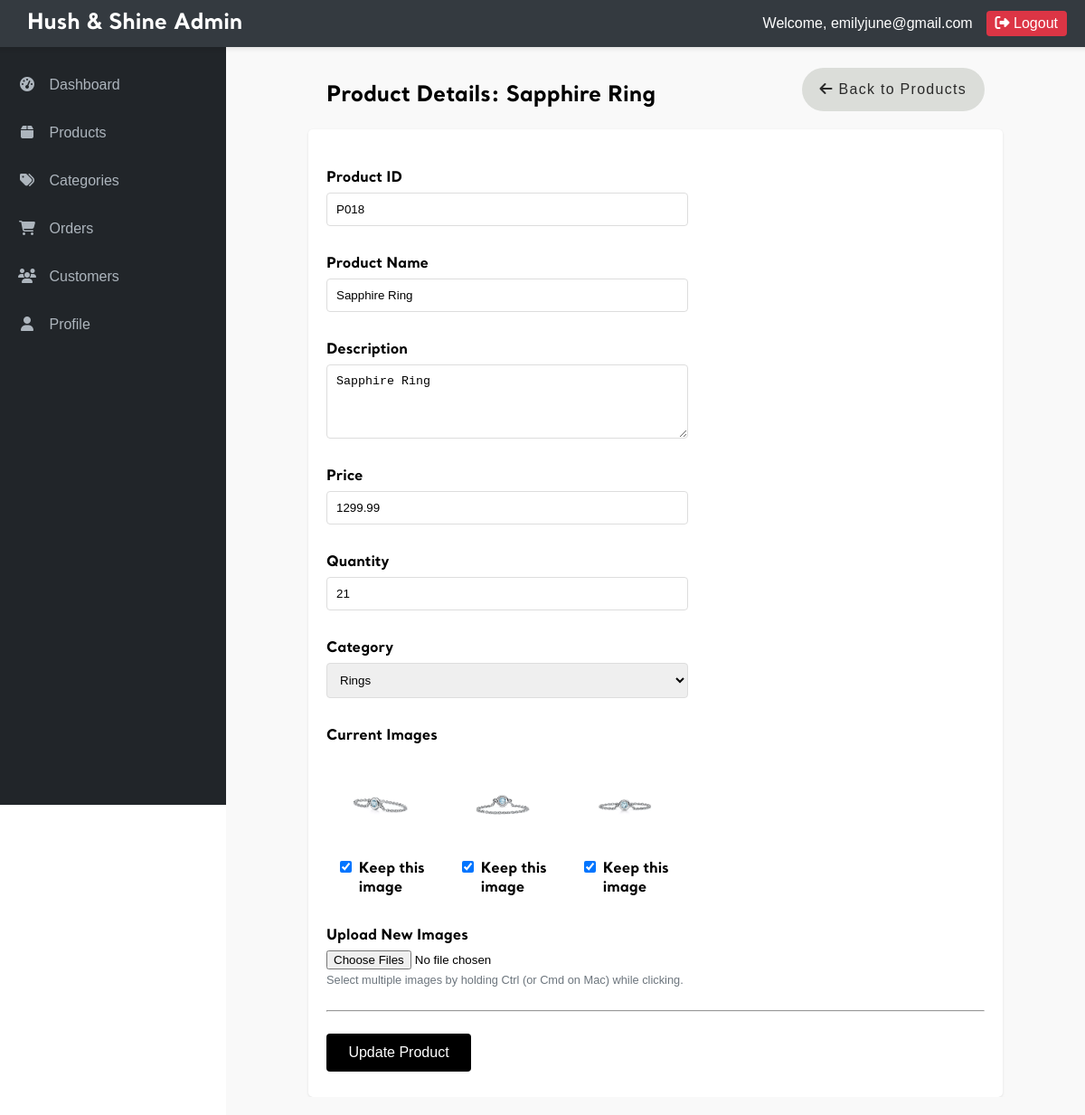
/admin/view_product.php?id=P018 (signed in), run on the app's committed database.
### tables this page shows
CREATE TABLE `product` (
  `prod_id` char(4) NOT NULL,
  `prod_name` varchar(100) NOT NULL,
  `prod_desc` varchar(200) NOT NULL,
  `price` double(7,2) NOT NULL,
  `quantity` int(4) NOT NULL,
  `cat_id` char(4) NOT NULL,
  `image` varchar(100) NOT NULL
);

CREATE TABLE `category` (
  `cat_id` varchar(4) NOT NULL,
  `cat_name` varchar(50) NOT NULL,
  `material_type` varchar(100) NOT NULL
);

### admin/view_product.php (the view, shortened to what this page needs)
<?php
require_once '../_base.php';
include '../_head.php';
$prod_id = $_GET['id'] ?? null;
try {
    $stmt = $_db->prepare("SELECT * FROM product WHERE prod_id = ?");
    $stmt->execute([$prod_id]);
    $product = $stmt->fetch(PDO::FETCH_ASSOC);
    $stmt = $_db->query("SELECT * FROM category ORDER BY cat_name");
    $categories = $stmt->fetchAll(PDO::FETCH_ASSOC);
    $images = [];
    if (!empty($product['image'])) {
        $images = json_decode($product['image'], true) ?: [$product['image']];
    }
} catch (PDOException $e) {
    $errors[] = "Database error: " . $e->getMessage();
    exit;
}
?>
    <div class="admin-main">
        <div class="admin-content">
            <div class="admin-title">
                <h2>Product Details: <?= htmlspecialchars($product['prod_name']) ?></h2>
                <a href="admin_products.php" class="category-btn back">
                    <i class="fas fa-arrow-left"></i>
                    Back to Products
                </a>
        </div>
            <form action="view_product.php?id=<?= htmlspecialchars($prod_id)?>" method="POST" enctype="multipart/form-data" class="product-form">
            <div class="form-group">
                <label for="prod_id">Product ID</label>
                <input type="text" id="prod_id" class="form-control" value="<?= htmlspecialchars($product['prod_id']) ?>" readonly>
            </div>
            <div class="form-group">
                <label for="prod_name">Product Name</label>
                <input type="text" id="prod_name" name="prod_name" class="form-control" value="<?= htmlspecialchars($product['prod_name']) ?>" required>
            </div>
            <div class="form-group">
                <label for="prod_desc">Description</label>
                <textarea id="prod_desc" name="prod_desc" class="form-control" rows="4"><?= htmlspecialchars($product['prod_desc']) ?></textarea>
            </div>
            <div class="form-group">
                <label for="price">Price</label>
                <input type="number" id="price" name="price" class="form-control" value="<?= htmlspecialchars($product['price']) ?>" step="0.01" required>
            </div>
            <div class="form-group">
                <label for="quantity">Quantity</label>
                <input type="number" id="quantity" name="quantity" class="form-control" min="0" value="<?= htmlspecialchars($product['quantity'] ?? 0) ?>" required>
            </div>
            <div class="form-group">
                <label for="cat_id">Category</label>
                <select id="cat_id" name="cat_id" class="form-control" required>
                    <?php foreach ($categories as $category): ?>
                        <option value="<?= htmlspecialchars($category['cat_id']) ?>" <?= $product['cat_id'] == $category['cat_id'] ? 'selected' : '' ?>>
                            <?= htmlspecialchars($category['cat_name']) ?>
                        </option>
                    <?php endforeach; ?>
                </select>
            </div>
            <div class="form-group">
                <label>Current Images</label>
                <div class="current-images">
                    <?php if (!empty($images)): ?>
                        <?php foreach($images as $image): ?>
                            <div class="current-image-item">
                                <img src="../images/products/<?= htmlspecialchars($image) ?>" alt="Product Image" class="img-thumbnail">
                                <input type="checkbox" name="existing_images[]" value="<?= htmlspecialchars($image) ?>" checked>
                                <label>Keep this image</label>
                            </div>
                        <?php endforeach; ?>
                    <?php else: ?>
                        <p>No images available for this product.</p>
                    <?php endif; ?>
                </div>
            </div>
            <div class="form-group">
                <label for="images">Upload New Images</label>
                <input type="file" id="images" name="images[]" class="form-control-file" accept="image/*" multiple>
                <small class="form-text text-muted">Select multiple images by holding Ctrl (or Cmd on Mac) while clicking.</small>
            </div>
            <hr>
            <div class="form-group">
                <button type="submit" name="update_product" class="admin-submit-btn primary">Update Product</button>
            </div>
            </form>
        </div>
    </div>
</main>

### css/app.css (style rules this page uses)
body { font-family: 'Santral', sans-serif; margin: 0; height: 100%; display: flex; flex-direction: column; justify-content: center; align-items: center; }
form { width: 33%; margin: 0 20px; }
.category-btn { font-family: 'Santral', sans-serif; display: inline-block; padding: 15px 20px; background: #dbddd9; color: #2a2a2a; border-radius: 45px; letter-spacing: 0.08em; margin-top: 20px; border: none; cursor: pointer; position: relative; overflow: hidden; transition: all 0.3s cubic-bezier(0.25, 0.46, 0.45, 0.94); }
.category-btn.back { text-decoration: none; margin-top: 5px; margin-bottom: 20px; }
.form-group { display: block; position: relative; margin: 24px 0 0; padding-bottom: 8px; width:100%; max-width: 400px; display: flex; flex-direction: column; align-items: flex-start; }
.form-group label { font-weight: bold; margin-bottom: 5px; }
.form-text { display: block; margin-top: 0.25rem; font-size: 80%; color: #6c757d; }
input[type="number"] { appearance: textfield; -moz-appearance: textfield; }
.admin-content { margin: 0; padding: 0; width: 100%; height: 100%; overflow-x: hidden; }
.form-control { width: 100%; padding: 10px; border: 1px solid #ddd; border-radius: 4px; box-sizing: border-box }
.admin-main { flex: 1; padding: 20px; margin-left: 250px; width: calc(100% - 250px); min-height: calc(100vh - 60px); box-sizing: border-box; background-color: #f9f9f9; margin-top: 50px; }
.product-form { width: 80%; margin: 0 auto; height: 100%; background-color: white; padding: 20px; border-radius: 5px; box-shadow: 0 1px 3px rgba(0,0,0,0.1); }
.current-images { display: flex; flex-wrap: wrap; gap: 15px; margin-top: 10px; }
.current-image-item { width: 120px; text-align: center; }
.current-image-item img { width: 100%; height: 100px; object-fit: cover; margin-bottom: 5px; }
.admin-submit-btn { width: 40%; text-decoration: none; padding: 12px; background-color: #000000; color: white; border: none; border-radius: 4px; font-family: 'Santral', sans-serif; font-size: 16px; cursor: pointer; transition: background-color 300ms cubic-bezier(0.25, 0.8, 0.5, 1); }
.admin-title { display: flex; justify-content: space-between; width: 80%; margin: 0 auto; }

### data on the page
product: prod_name "Sapphire Ring", prod_id "P018", prod_desc "Sapphire Ring", price "1299.99", quantity "21", cat_id "Rings"

### other printed values
$_SESSION['admin_email'] "emilyjune@gmail.com"
